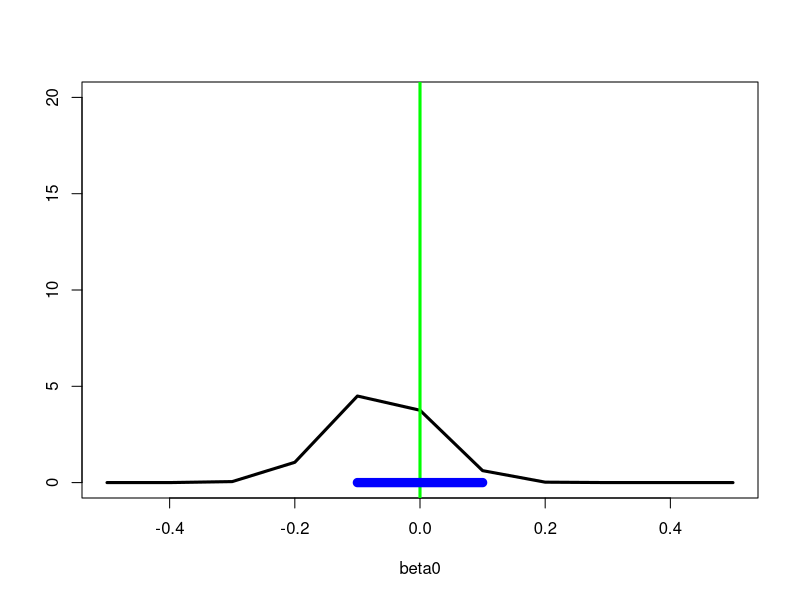
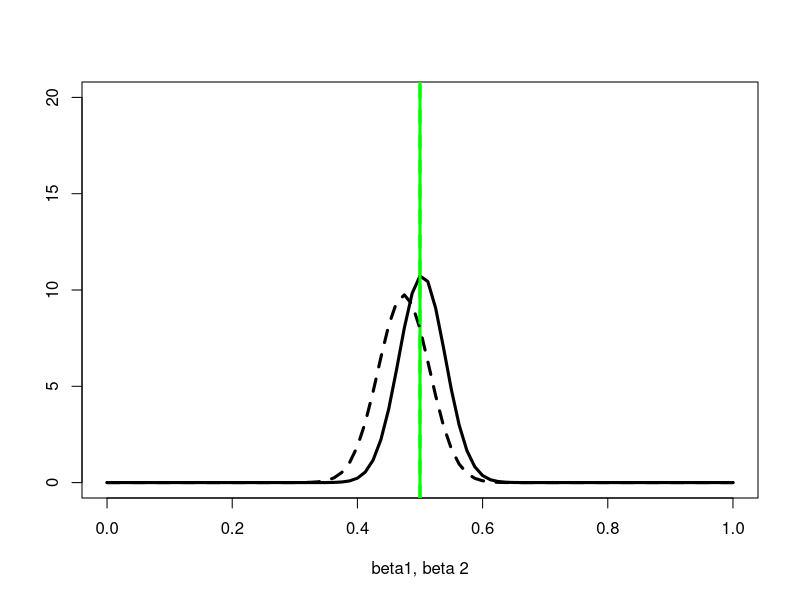
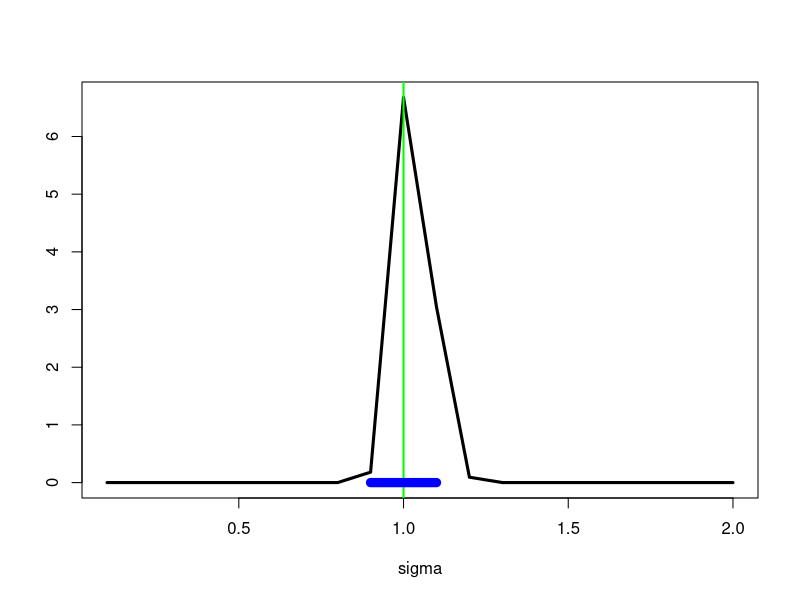
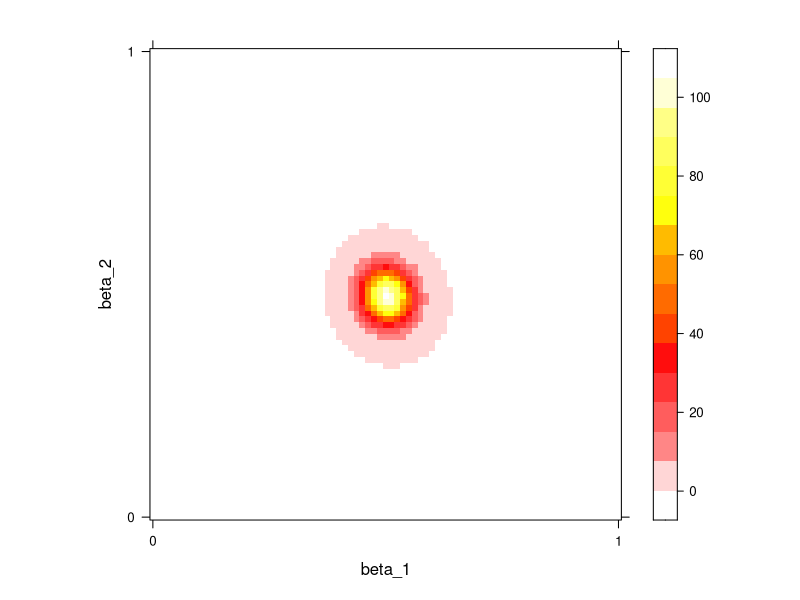

Write R code to recreate these figures, in order.
## ---- chunk 1
#clear workspace
rm(list=ls())
#initalize random seed
set.seed(255)
## ---- chunk 2
beta0 = 0
beta1 = 0.5
beta2 = 0.5
sigma = 1

alpha = 0.1   #controls degree of correlation between x1 and x2

nObs = 200

stepBeta0Grid = 0.1
stepBeta1Grid = 0.0125
stepBeta2Grid = 0.0125
stepSigmaGrid = 0.1
beta0Grid = seq(-0.5,0.5, by = stepBeta0Grid)
beta1Grid = seq(0,1, by = stepBeta1Grid)
beta2Grid = seq(0,1, by = stepBeta2Grid)
sigmaGrid = seq(stepSigmaGrid,2, by = stepSigmaGrid)
## ---- chunk 3
# grid utility functions
stepSize = function(grid) {
  if (length(grid)==1) {
    step = 1
  }
  else {
    step = (max(grid) - min(grid)) / (length(grid) - 1)
  }
  return(step)
}

# build priors 
buildPriorMultivar = function(beta0Grid,beta1Grid,beta2Grid,sigmaGrid) {
  # build useful grid objects
  nBeta0Grid = length(beta0Grid)
  nBeta1Grid = length(beta1Grid)
  nBeta2Grid = length(beta2Grid)
  nSigmaGrid = length(sigmaGrid)
  #
  prior = array( rep(1, nBeta0Grid * nBeta1Grid * nBeta2Grid * nSigmaGrid ),
                 dim = c(nBeta0Grid, nBeta1Grid, nBeta2Grid, nSigmaGrid ))
  #
  for (nB0 in 1:nBeta0Grid) {
    for (nB1 in 1:nBeta1Grid) {
      for (nB2 in 1:nBeta2Grid) {
        for (nSig in 1:nSigmaGrid) {
          # change next expression to set different priors
          prior[nB0,nB1,nB2, nSig] = 1 / nSig^2
        }
      }
    }
  }
  return(prior)
}


#likelihood
likelihoodMultivar = function(y,x1, x2, b0L, b1L, b2L, sL){
  loglike = sum(log(dnorm(y-b0L-b1L*x1-b2L*x2, mean = 0, sd=sL)))
  like = exp(loglike)
  return(like)
}


#compute posterior function 
compPostMultivar = function(y,x1, x2, prior, beta0Grid,beta1Grid,beta2Grid,sigmaGrid) {
  # build useful grid objects
  nBeta0Grid = length(beta0Grid)
  nBeta1Grid = length(beta1Grid)
  nBeta2Grid = length(beta2Grid)
  nSigmaGrid = length(sigmaGrid)
  #initialize local posterior
  post = array( rep(-1, nBeta0Grid * nBeta1Grid * nBeta2Grid * nSigmaGrid ),
                dim = c(nBeta0Grid, nBeta1Grid, nBeta2Grid, nSigmaGrid ))
  # compute posterior
  for (nBeta0 in 1:nBeta0Grid) {
    b0 = beta0Grid[nBeta0]
    print(paste("bo = ", b0))
    for (nBeta1 in 1:nBeta1Grid) {
      b1 = beta1Grid[nBeta1]
      for (nBeta2 in 1:nBeta2Grid) {
        b2 = beta2Grid[nBeta2]
        for (nSigma in 1:nSigmaGrid) {
          s = sigmaGrid[nSigma]
          post[nBeta0,nBeta1,nBeta2,nSigma] = likelihoodMultivar(y,x1,x2,b0,b1,b2,s) * prior[nBeta0,nBeta1,nBeta2,nSigma]
        }
      }
    }
  }
  # normalize posterior
  post = post / ( sum(post) * stepSize(beta0Grid) * stepSize(beta1Grid) * stepSize(beta2Grid) * stepSize(sigmaGrid)) 
  # return
  return(post)
}

## ---- chunk 4
z  = rnorm(nObs, 0.5,2)
x1 = alpha * z + (1-alpha) * rnorm(nObs, 0.5,2)
x2 = alpha * z + (1-alpha) * rnorm(nObs, 0.5,2) 
y = rnorm(nObs, beta0 + beta1 * x1 + beta2 * x2, sigma )
## ---- chunk 5
# build priors
prior = buildPriorMultivar(beta0Grid,beta1Grid,beta2Grid,sigmaGrid)

#compute posterior function iteratively using batches of 100 observations
for (k in 1:floor(nObs/100)) {
  print('+++++++++++++++++++++')
  print(paste("k = ", k))
  print('+++++++++++++++++++++')
  y_batch = y[(1 + (k-1)* 100) : (k * 100)]
  x1_batch = x1[(1 + (k-1)* 100) : (k * 100)]
  x2_batch = x2[(1 + (k-1)* 100) : (k * 100)]
  post = compPostMultivar(y_batch,x1_batch,x2_batch,prior, 
                          beta0Grid,beta1Grid,beta2Grid,sigmaGrid)
  prior = post
}

#compute marginal posteriors
margPostBeta0 = apply(post,c(1),sum)
margPostBeta0 = margPostBeta0 / (sum(margPostBeta0) * stepSize(beta0Grid))

margPostBeta1 = apply(post,c(2),sum)
margPostBeta1 = margPostBeta1 / (sum(margPostBeta1) * stepSize(beta1Grid))

margPostBeta2 = apply(post,c(3),sum)
margPostBeta2 = margPostBeta2 / ( sum(margPostBeta2) * stepSize(beta2Grid))

margPostSigma = apply(post,c(4),sum)
margPostSigma = margPostSigma / (sum(margPostSigma) * stepSize(sigmaGrid))
## ---- chunk 6
plot(beta0Grid, margPostBeta0,
     xlab = "beta0", ylab="",
     type = "l", lwd = 3,
     ylim=c(0,20))
abline(v=beta0, lwd=3, col="green")
segments(beta0-stepSize(beta0Grid), 0,beta0+stepSize(beta0Grid),0, lwd=9, col="blue" )
## ---- chunk 7
plot(beta1Grid, margPostBeta1,
     xlab = "beta1, beta 2", ylab="",
     type = "l", lwd = 3,
     ylim=c(0,20))
abline(v=beta1, lwd=3, col="green")
points(beta1Grid, margPostBeta2,
     type = "l", lwd = 3,lty=2)
abline(v=beta2, lwd=3, col="green", lty=2)
## ---- chunk 8
plot(sigmaGrid, margPostSigma,
     xlab = "sigma", ylab="",
     type = "l", lwd = 3)
abline(v=sigma, lwd=2, col="green")
segments(sigma-stepSize(sigmaGrid), 0,sigma+stepSize(sigmaGrid),0, lwd=9, col="blue" )
## ---- chunk 9
jointPost = apply(post,c(2,3),sum)
jointPost = jointPost / ( sum(jointPost) * stepSize(beta1Grid) * stepSize(beta2Grid))
library(lattice)
new.palette=colorRampPalette(c("white","red","yellow","white"),space="rgb")
levelplot(jointPost, col.regions=new.palette(20),
          xlab = "beta_1", ylab = "beta_2",
          scales=list(x=list(at=c(1,length(beta1Grid)), 
                             labels=c(0,1)),
                      y=list(at=c(1,length(beta2Grid)), 
                             labels=c(0,1))))
